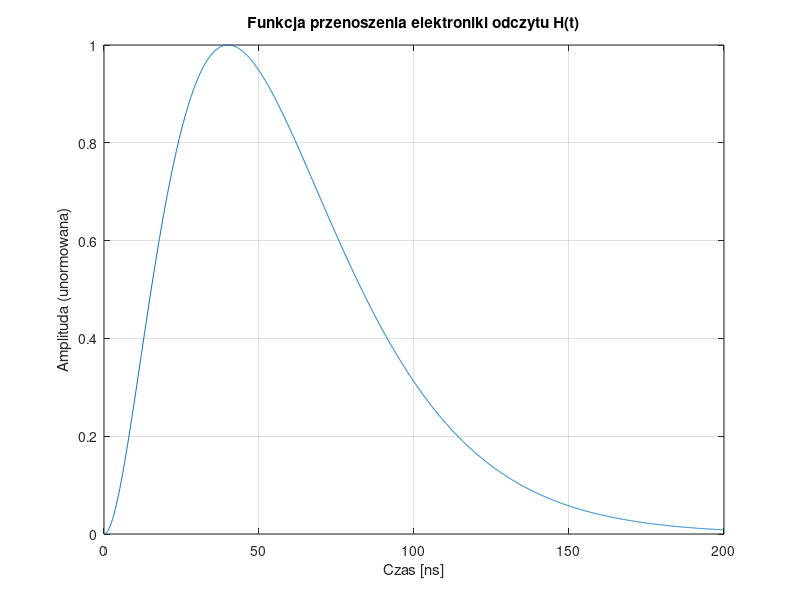
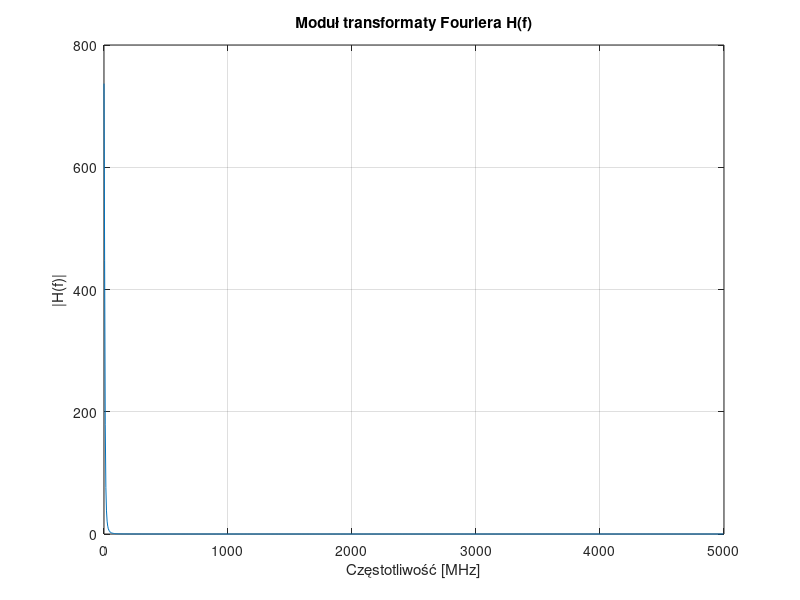
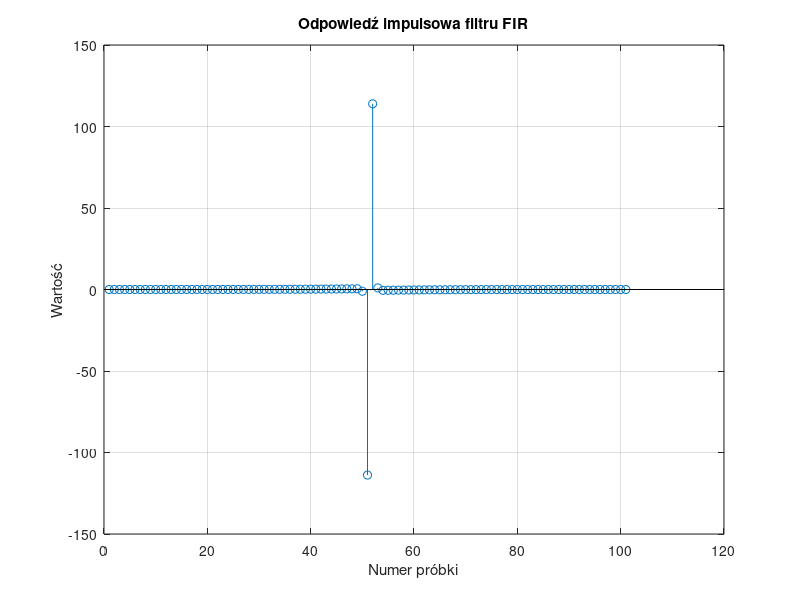
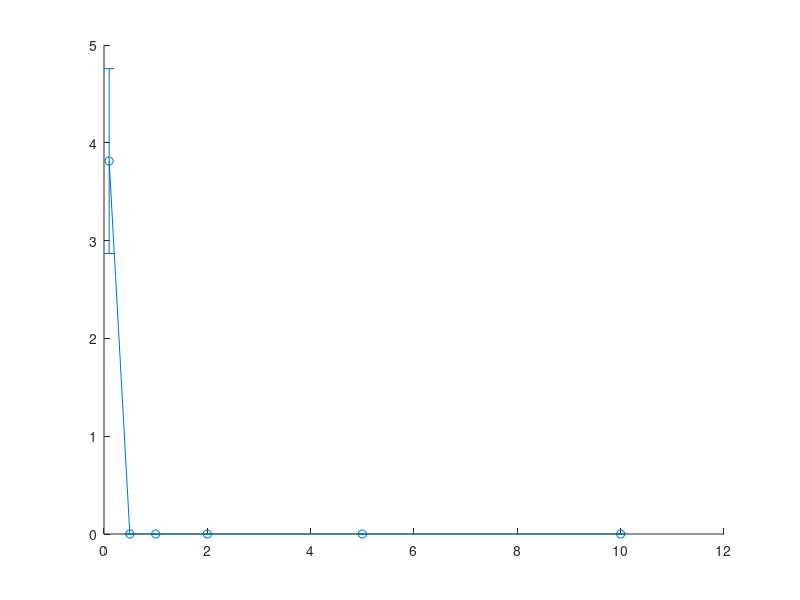

The MATLAB script that drew these images, in order: (Note: this script raises an error after producing the figures.)
%% 1. Definicja parametrów symulacji

clear; close all; clc;

% Czas symulacji
T_sim = 200e-9; % Czas trwania symulacji w sekundach (np. 200 ns)
Fs_analog = 10e9; % Częstotliwość próbkowania dla "ciągłego" sygnału (bardzo wysoka, np. 10 GHz)
dt_analog = 1/Fs_analog;
t_analog = 0:dt_analog:T_sim-dt_analog; % Wektor czasu dla sygnału "ciągłego"

% Parametry sygnału z detektora (delta Kroneckera)
amplitudes = [0.1, 0.5, 1, 2, 5, 10]; % Przykładowe amplitudy ładunku (np. w pC)
num_events_per_amplitude = 100; % Liczba zdarzeń do symulacji dla każdej amplitudy

% Parametry ADC
Fs_adc_range = [50e6, 100e6, 200e6, 500e6]; % Zakres częstotliwości próbkowania ADC (np. od 50 MHz do 500 MHz)
% Dla uproszczenia na początku skupimy się na jednej częstotliwości ADC,
% a potem rozszerzymy analizę na zakres.
Fs_adc_selected = Fs_adc_range(2); % Wybierz jedną do początkowej symulacji

% Parametry szumu
noise_amplitude_rms = 0.01; % RMS szumu (np. w Voltach)


%% 2. Modelowanie Funkcji Przenoszenia Elektroniki Odczytu H(t)
% To jest KLUCZOWY element, który musisz dokładnie określić.
% Poniżej przykład prostej funkcji quasi-gaussowskiej (np. z kaskady CR-RC^n)

% Funkcja CR-RC^n jest często używana do modelowania.
% Przykład dla CR-RC (n=1) lub CR-RC^2 (n=2)
% H(t) = C * (t/tau)^n * exp(-t/tau) dla t >= 0
% Gdzie C jest stałą normalizacyjną, tau to stała czasowa shaping-u.

tau = 20e-9; % Stała czasowa shapera (np. 20 ns)
n_shaper = 2; % Rząd shapera (np. 2 dla CR-RC^2, co daje kształt bardziej zbliżony do Gaussa)

% Definicja H(t)
H_t = zeros(size(t_analog));
valid_indices = t_analog >= 0; % Impuls zaczyna się w t=0
H_t(valid_indices) = (t_analog(valid_indices) / tau).^n_shaper .* exp(-t_analog(valid_indices) / tau);

% Normalizacja H(t) tak, aby maksimum było równe 1 dla danego ładunku (po wzmocnieniu)
% W rzeczywistości amplituda zależy od wzmocnienia, ale dla modelowania możemy ją unormować
% do umownej "jednostki" i potem skalować przez "amplitudy"
[~, max_idx] = max(H_t);
H_t = H_t / H_t(max_idx); % Normalizacja do 1

% Wizualizacja H(t)
figure;
plot(t_analog * 1e9, H_t);
title('Funkcja przenoszenia elektroniki odczytu H(t)');
xlabel('Czas [ns]');
ylabel('Amplituda (unormowana)');
grid on;

% Obliczenie Transformacji Fouriera H(f) dla celów projektowania filtra
% Używamy FFT dla dyskretnego sygnału
H_f_analog = fft(H_t);
f_analog = (0:length(H_t)-1) * Fs_analog / length(H_t); % Wektor częstotliwości

% Wizualizacja |H(f)|
figure;
plot(f_analog(1:floor(length(f_analog)/2))/1e6, abs(H_f_analog(1:floor(length(H_f_analog)/2))));
title('Moduł transformaty Fouriera H(f)');
xlabel('Częstotliwość [MHz]');
ylabel('|H(f)|');
grid on;


%% 6. Projektowanie Filtra Dekonwolucyjnego 1/H(f) (FIR)

% Długość filtra FIR - ma wpływ na dokładność i złożoność
% Dłuższy filtr = lepsze odwzorowanie 1/H(f), ale większe opóźnienie i złożoność
fir_len = 101; % Przykładowa długość filtra FIR

% !!!!!!! KLUCZOWY PUNKT: Projektowanie filtra 1/H(f) !!!!!!!
% Bezpośrednie 1./H_f_analog prowadzi do problemów z szumem i niestabilności.
% Musisz zastosować regularyzację lub bardziej zaawansowane techniki.
% Poniżej prosty przykład z progowaniem (truncation) lub filtrem Wienera.

% Metoda 1: Proste odwrócenie z progowaniem małych wartości (NIEZALECANE, ale dla ilustracji)
% H_f_inv = zeros(size(H_f_analog));
% threshold = max(abs(H_f_analog)) * 0.01; % Próg dla małych wartości
% valid_freq_idx = abs(H_f_analog) > threshold;
% H_f_inv(valid_freq_idx) = 1 ./ H_f_analog(valid_freq_idx);

% Metoda 2: Filtr Wienera (bardzo często używana w dekonwolucji)
% G(f) = H*(f) / (|H(f)|^2 + S_n(f)/S_x(f))
% Gdzie S_n(f) to widmowa gęstość mocy szumu, S_x(f) to widmowa gęstość mocy sygnału
% Dla uproszczenia, możemy użyć stałej k jako stosunku szumu do sygnału:
% G(f) = H*(f) / (|H(f)|^2 + k)
% Musisz określić k (power_spectral_density_ratio) na podstawie szumu i sygnału.
% Możemy przyjąć uproszczoną wersję gdzie k jest stałą regularyzacji.

regularization_k = (noise_amplitude_rms)^2 / (max(amplitudes))^2; % Przykład, dostosuj!

H_f_inv_wiener = conj(H_f_analog) ./ (abs(H_f_analog).^2 + regularization_k);

% Przejście do dziedziny czasu - odpowiedź impulsowa filtra FIR
% Używamy IFFT, a następnie skracamy do długości fir_len.
% W tym miejscu możesz również użyć funkcji do projektowania filtrów FIR, np. `fir1`
% ale to wymagałoby określenia pasm przenoszenia/tłumienia.
% Bezpośrednie przejście z dziedziny częstotliwości:

impulse_response_fir_long = ifft(H_f_inv_wiener);
% Centrowanie i skrócenie odpowiedzi impulsowej
% Zwykle chcemy, aby impuls był symetryczny wokół środka dla liniowej fazy
impulse_response_fir = fftshift(impulse_response_fir_long); % Przesunięcie zera częstotliwości
impulse_response_fir = impulse_response_fir(floor(end/2) - floor(fir_len/2) + 1 : floor(end/2) + ceil(fir_len/2));

% Normalizacja filtru (opcjonalnie, ale może pomóc w zachowaniu amplitudy)
impulse_response_fir = real(impulse_response_fir); % Pozbywamy się małych części urojonych

% Wizualizacja odpowiedzi impulsowej filtra FIR
figure;
stem(impulse_response_fir);
title('Odpowiedź impulsowa filtru FIR');
xlabel('Numer próbki');
ylabel('Wartość');
grid on;


%% 3-5, 7. Główna pętla symulacyjna: Generacja, próbkowanie, szum, rekonstrukcja
% Będziemy iterować po różnych amplitudach i częstotliwościach próbkowania ADC

reconstruction_errors_amplitude = zeros(length(amplitudes), 1);
reconstruction_errors_sampling = zeros(length(Fs_adc_range), 1);

% Dla uproszczenia, najpierw analizujemy tylko dla jednej Fs_adc_selected
fprintf('\n--- Symulacja dla Fs_ADC = %.1f MHz ---\n', Fs_adc_selected / 1e6);

mean_reconstructed_amplitudes = zeros(length(amplitudes), 1);
std_reconstructed_amplitudes = zeros(length(amplitudes), 1);

for amp_idx = 1:length(amplitudes)
    current_amplitude = amplitudes(amp_idx);
    reconstructed_amplitudes_for_current_amp = zeros(num_events_per_amplitude, 1);

    for event_idx = 1:num_events_per_amplitude
        % Generacja sygnału "ciągłego" (splot delty z H(t))
        % W idealnym przypadku to po prostu H_t skalowane przez amplitudę
        % Ale jeśli delta byłaby w innym miejscu, należałoby zrobić splot.
        % Tutaj zakładamy, że delta jest w t=0.
        continuous_signal = current_amplitude * H_t;

        % Próbkowanie ADC w losowej fazie
        % Losowe przesunięcie początkowe
        max_shift_samples_analog = floor(Fs_analog / Fs_adc_selected); % Max przesunięcie w próbkach "analogowych"
        random_shift_samples_analog = randi([0, max_shift_samples_analog - 1]);
        
        t_start_adc = t_analog(random_shift_samples_analog + 1);
        t_adc = t_start_adc : (1/Fs_adc_selected) : T_sim;
        
        % Interpolacja sygnału "ciągłego" na punkty próbkowania ADC
        % Użyjemy interp1 dla interpolacji liniowej, lub nearest dla najbliższego sąsiada
        sampled_signal_clean = interp1(t_analog, continuous_signal, t_adc, 'linear', 0);
        
        % Dodanie szumu Gaussa
        sampled_signal_noisy = sampled_signal_clean + noise_amplitude_rms * randn(size(sampled_signal_clean));

        % !!!!!!!! KLUCZOWY PUNKT: Zastosowanie filtru FIR do dekonwolucji !!!!!!!!
        % Funkcja `conv` wykonuje splot.
        % Wynik splotu będzie dłuższy niż sygnał wejściowy.
        % Musimy wybrać odpowiedni fragment, który odpowiada dekonwolucji.
        
        reconstructed_signal_raw = conv(sampled_signal_noisy, impulse_response_fir);
        
        % Znalezienie zrekonstruowanej amplitudy
        % Idealnie, po dekonwolucji powinniśmy otrzymać impuls Diraca (lub jego przybliżenie).
        % Amplituda tego impulsu będzie naszą zrekonstruowaną amplitudą.
        % Szukamy maksimum lub wartości w przewidywanym miejscu impulsu.
        
        % Problem: filtr FIR wprowadza opóźnienie. Należy to uwzględnić.
        % Opóźnienie = (length(impulse_response_fir) - 1) / 2 próbki (dla filtra liniowofazowego)
        
        delay_samples = floor(length(impulse_response_fir) / 2);
        
        % Spróbujmy znaleźć maksimum w pewnym oknie czasowym,
        % lub po prostu weźmy wartość w miejscu, gdzie spodziewamy się delty.
        
        % Znalezienie przybliżonej pozycji "zrekonstruowanej delty"
        % Oryginalny impuls był w okolicy t=0.
        % sampled_signal_noisy zaczyna się od t_start_adc.
        % Po konwolucji z filtrem, szczyt będzie przesunięty.
        
        % W prostym przypadku, jeśli filtrujemy cały sygnał i oczekujemy jeden impuls,
        % możemy szukać globalnego maksimum po pewnym opóźnieniu.
        
        % Przybliżona pozycja szczytu zrekonstruowanego impulsu
        % Jest to bardzo wrażliwy punkt i wymaga precyzyjnego ustawienia.
        % Można estymować szczyt zrekonstruowanego impulsu.
        
        % Dla uproszczenia: weźmy maksimum zrekonstruowanego sygnału po pewnym opóźnieniu.
        % To nie jest idealne, ale daje wstępne wyniki.
        
        [peak_val, peak_idx_raw] = max(reconstructed_signal_raw);
        % Należy uważać na artefakty na początku i końcu.
        % Prawdziwy szczyt powinien być w okolicy t_start_adc + delay_samples / Fs_adc_selected.
        
        % Możliwe jest również dopasowanie do znanej postaci impulsu Diraca po dekonwolucji.
        % Albo, jeśli filtr jest dobrze zaprojektowany, to szczyt 'reconstructed_signal_raw'
        % powinien być blisko faktycznej amplitudy.
        
        % Bardziej zaawansowana metoda: fitowanie impulsu lub szukanie maksimum w oknie
        
        % Na razie weźmy po prostu maksimum (po odrzuceniu początkowych/końcowych artefaktów)
        % Opóźnienie wprowadzone przez filtr FIR powoduje, że szczyt pojawi się później.
        % Sygnał po dekonwolucji powinien wyglądać jak krótki impuls.
        
        % Zakładamy, że szczyt jest w środku użytecznej części sygnału.
        % Długość sygnału po konwolucji: N_in + N_fir - 1
        % Wybieramy fragment odpowiadający oryginalnemu sygnałowi.
        
        reconstructed_signal_aligned = reconstructed_signal_raw(delay_samples + 1 : end - delay_samples);
        if isempty(reconstructed_signal_aligned)
            reconstructed_amplitudes_for_current_amp(event_idx) = 0; % W przypadku błędu
        else
        % Na razie weźmy po prostu maksimum jako estymatę amplitudy
        reconstructed_amplitudes_for_current_amp(event_idx) = peak_val;
    end

    % Statystyki rekonstrukcji dla danej amplitudy
    mean_reconstructed_amplitudes(amp_idx) = mean(reconstructed_amplitudes_for_current_amp);
    std_reconstructed_amplitudes(amp_idx) = std(reconstructed_amplitudes_for_current_amp);

    % Błąd względny rekonstrukcji (średni)
    reconstruction_errors_amplitude(amp_idx) = abs(mean_reconstructed_amplitudes(amp_idx) - current_amplitude) / current_amplitude;
end

%% 8. Wizualizacja wyników rekonstrukcji amplitudy

figure;
errorbar(amplitudes, mean_reconstructed_amplitudes, std_reconstructed_amplitudes, 'o-','LineWidth',1.5);
hold on;
plot(amplitudes, amplitudes, 'k--', 'LineWidth', 1.2); % linia idealna
xlabel('Prawdziwa amplituda [jedn.]');
ylabel('Zrekonstruowana amplituda [jedn.]');
title(sprintf('Rekonstrukcja amplitudy (Fs_{ADC} = %.0f MHz)', Fs_adc_selected / 1e6));
legend('Średnia + std', 'Idealna rekonstrukcja', 'Location', 'NorthWest');
grid on;

figure;
plot(amplitudes, reconstruction_errors_amplitude * 100, 's-r', 'LineWidth', 1.5);
xlabel('Prawdziwa amplituda [jedn.]');
ylabel('Błąd względny rekonstrukcji [%]');
title('Błąd względny rekonstrukcji amplitudy');
grid on;
    
    mean_reconstructed_amplitudes(amp_idx) = mean(reconstructed_amplitudes_for_current_amp);
    std_reconstructed_amplitudes(amp_idx) = std(reconstructed_amplitudes_for_current_amp);
    
    % Błąd rekonstrukcji dla danej amplitudy (np. odchylenie standardowe zrekonstruowanych wartości)
    % Lub średni błąd bezwzględny / kwadratowy
    reconstruction_errors_amplitude(amp_idx) = std(reconstructed_amplitudes_for_current_amp - current_amplitude);
    fprintf('  Amplituda: %.2f, Średnia zrekonstruowana: %.2f, Std dev: %.4f, Błąd: %.4f\n', ...
            current_amplitude, mean_reconstructed_amplitudes(amp_idx), ...
            std_reconstructed_amplitudes(amp_idx), reconstruction_errors_amplitude(amp_idx));
end

%% 8. Analiza Dokładności Rekonstrukcji w funkcji amplitudy
figure;
errorbar(amplitudes, mean_reconstructed_amplitudes, std_reconstructed_amplitudes, 'o-');
hold on;
plot(amplitudes, amplitudes, 'k--', 'DisplayName', 'Idealna rekonstrukcja');
title('Rekonstruowana Amplituda vs. Rzeczywista Amplituda');
xlabel('Rzeczywista Amplituda');
ylabel('Zrekonstruowana Amplituda (średnia +/- std dev)');
legend('show');
grid on;

figure;
plot(amplitudes, reconstruction_errors_amplitude, 'o-');
title('Błąd Rekonstrukcji (Std Dev) vs. Amplituda');
xlabel('Rzeczywista Amplituda');
ylabel('Błąd Rekonstrukcji (Std Dev)');
grid on;


% --- Rozszerzenie analizy na różne częstotliwości próbkowania ADC ---
fprintf('\n--- Analiza w funkcji częstotliwości próbkowania ADC ---\n');

% Wybieramy jedną, reprezentatywną amplitudę do tej analizy
representative_amplitude = amplitudes(end); % Np. największa amplituda

reconstruction_errors_sampling = zeros(length(Fs_adc_range), 1);
mean_reconstructed_sampling = zeros(length(Fs_adc_range), 1);
std_reconstructed_sampling = zeros(length(Fs_adc_range), 1);

for Fs_idx = 1:length(Fs_adc_range)
    current_Fs_adc = Fs_adc_range(Fs_idx);
    
    reconstructed_amplitudes_for_current_fs = zeros(num_events_per_amplitude, 1);
    
    for event_idx = 1:num_events_per_amplitude
        continuous_signal = representative_amplitude * H_t;
        
        % Próbkowanie ADC w losowej fazie
        max_shift_samples_analog = floor(Fs_analog / current_Fs_adc);
        random_shift_samples_analog = randi([0, max_shift_samples_analog - 1]);
        
        t_start_adc = t_analog(random_shift_samples_analog + 1);
        t_adc = t_start_adc : (1/current_Fs_adc) : T_sim;
        
        sampled_signal_clean = interp1(t_analog, continuous_signal, t_adc, 'linear', 0);
        sampled_signal_noisy = sampled_signal_clean + noise_amplitude_rms * randn(size(sampled_signal_clean));
        
        % WAŻNE: Filtr FIR powinien być zaprojektowany dla konkretnej Fs_adc.
        % Jeśli Fs_adc się zmienia, filtr 1/H(f) również powinien się zmienić!
        % Dla uproszczenia (ale z niedokładnością) na razie używamy tego samego filtru.
        % W rzeczywistości, dla każdej Fs_adc należałoby ponownie zaprojektować `impulse_response_fir`.
        
        % Poniżej, dla poprawnej analizy, MUSISZ przeliczyć filtr dla każdej Fs_adc!
        % Krok do samodzielnego wykonania:
        % 1. Dyskretne H(t) dla danej Fs_adc
        % 2. Dyskretne H(f) dla danej Fs_adc
        % 3. Projekt filtra 1/H(f) dla danej Fs_adc
        
        % Tymczasowo, dla ilustracji, używamy filtra z Fs_adc_selected.
        % To pokaże, jak ważne jest dopasowanie filtru do Fs_adc.
        
        % Aby to zrobić poprawnie, musisz ponownie wykonać kroki 2 i 6 w tej pętli,
        % dla `current_Fs_adc`.

        % PRZYKŁADOWY, POPRAWNY SPOSÓB PRZEPROWADZENIA TEGO KROKU:
        % 1. Zprobkuj H_t dla current_Fs_adc:
        H_t_sampled_for_current_Fs = interp1(t_analog, H_t, 0:(1/current_Fs_adc):T_sim, 'linear', 0);
        
        % 2. Oblicz H(f) dla tego próbkowania
        H_f_sampled_for_current_Fs = fft(H_t_sampled_for_current_Fs);
        
        % 3. Zaprojektuj nowy filtr Wienera dla current_Fs_adc
        impulse_response_fir_long_current_Fs = ifft(conj(H_f_sampled_for_current_Fs) ./ (abs(H_f_sampled_for_current_Fs).^2 + regularization_k));
        impulse_response_fir_current_Fs = fftshift(impulse_response_fir_long_current_Fs);
        impulse_response_fir_current_Fs = real(impulse_response_fir_current_Fs(floor(end/2) - floor(fir_len/2) + 1 : floor(end/2) + ceil(fir_len/2)));
        
        reconstructed_signal_raw = conv(sampled_signal_noisy, impulse_response_fir_current_Fs);
        
        delay_samples = floor(length(impulse_response_fir_current_Fs) / 2);
        reconstructed_signal_aligned = reconstructed_signal_raw(delay_samples + 1 : end - delay_samples);
        if isempty(reconstructed_signal_aligned)
            reconstructed_amplitudes_for_current_fs(event_idx) = 0;
        else
            reconstructed_amplitudes_for_current_fs(event_idx) = max(reconstructed_signal_aligned);
        end
        
    end
    mean_reconstructed_sampling(Fs_idx) = mean(reconstructed_amplitudes_for_current_fs);
    std_reconstructed_sampling(Fs_idx) = std(reconstructed_amplitudes_for_current_fs);
    reconstruction_errors_sampling(Fs_idx) = std(reconstructed_amplitudes_for_current_fs - representative_amplitude);
    
    fprintf('  Fs_ADC: %.1f MHz, Średnia zrekonstruowana: %.2f, Std dev: %.4f, Błąd: %.4f\n', ...
            current_Fs_adc / 1e6, mean_reconstructed_sampling(Fs_idx), ...
            std_reconstructed_sampling(Fs_idx), reconstruction_errors_sampling(Fs_idx));
end

%% 9. Wizualizacja wyników dla częstotliwości próbkowania
figure;
yyaxis left;
plot(Fs_adc_range/1e6, reconstruction_errors_sampling, 'o-');
ylabel('Błąd Rekonstrukcji (Std Dev)');
yyaxis right;
plot(Fs_adc_range/1e6, std_reconstructed_sampling ./ mean_reconstructed_sampling * 100, 'x-'); % Procentowa rozdzielczość energetyczna
ylabel('Procentowa Rozdzielczość [%]');
title('Błąd Rekonstrukcji vs. Częstotliwość Próbkowania ADC (dla amplitudy %.2f)', representative_amplitude);
xlabel('Częstotliwość Próbkowania ADC [MHz]');
grid on;


%% Dodatkowe wizualizacje (przykładowe)

% Przykład pojedynczego impulsu i jego rekonstrukcji
figure;
subplot(3,1,1);
plot(t_analog * 1e9, continuous_signal);
title('Oryginalny sygnał H(t)');
xlabel('Czas [ns]');
ylabel('Amplituda');
grid on;

subplot(3,1,2);
plot(t_adc * 1e9, sampled_signal_noisy);
title('Próbkowany sygnał z szumem (losowa faza)');
xlabel('Czas [ns]');
ylabel('Amplituda');
grid on;

subplot(3,1,3);
% Czas dla zrekonstruowanego sygnału
t_reconstructed = (0:length(reconstructed_signal_raw)-1) * (1/Fs_adc_selected);
plot(t_reconstructed * 1e9, reconstructed_signal_raw);
hold on;
stem((t_start_adc + (delay_samples * (1/Fs_adc_selected))) * 1e9, max(reconstructed_signal_aligned), 'r*', 'MarkerSize', 10, 'LineWidth', 1.5);
title('Zrekonstruowany sygnał po dekonwolucji');
xlabel('Czas [ns]');
ylabel('Amplituda');
grid on;